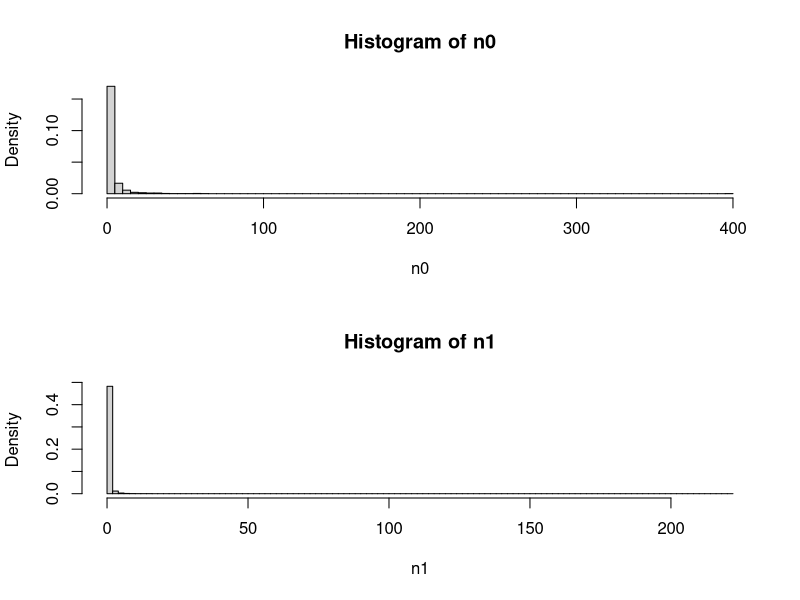
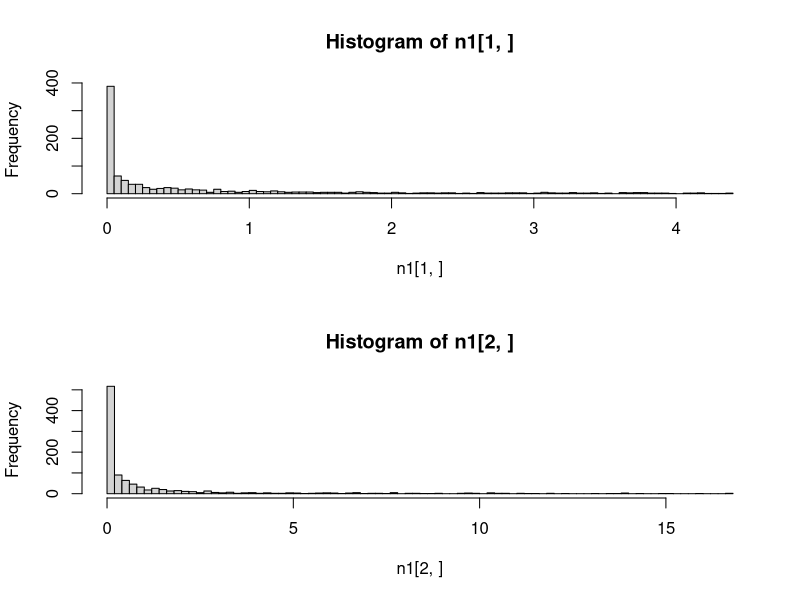
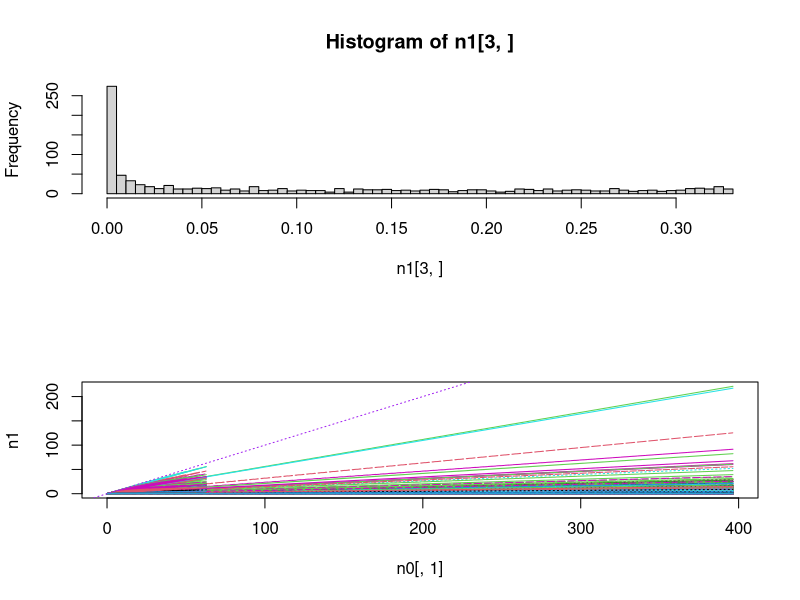
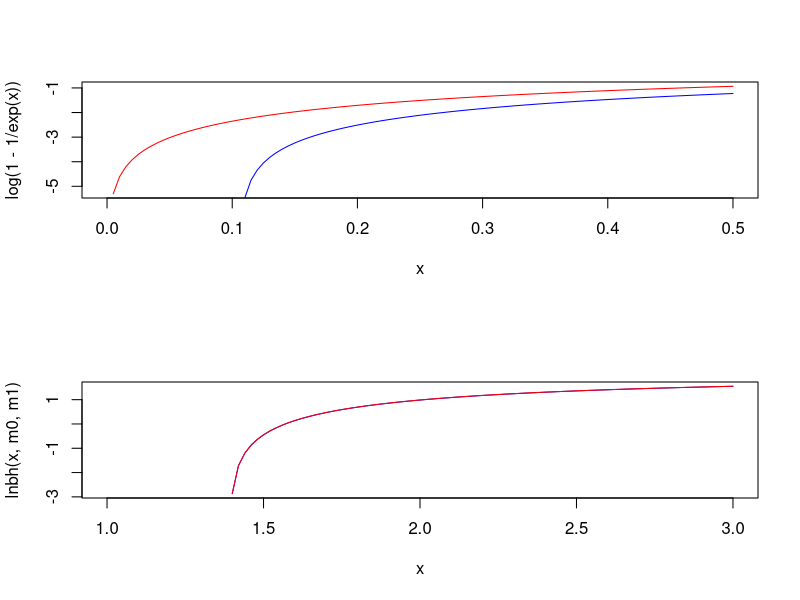
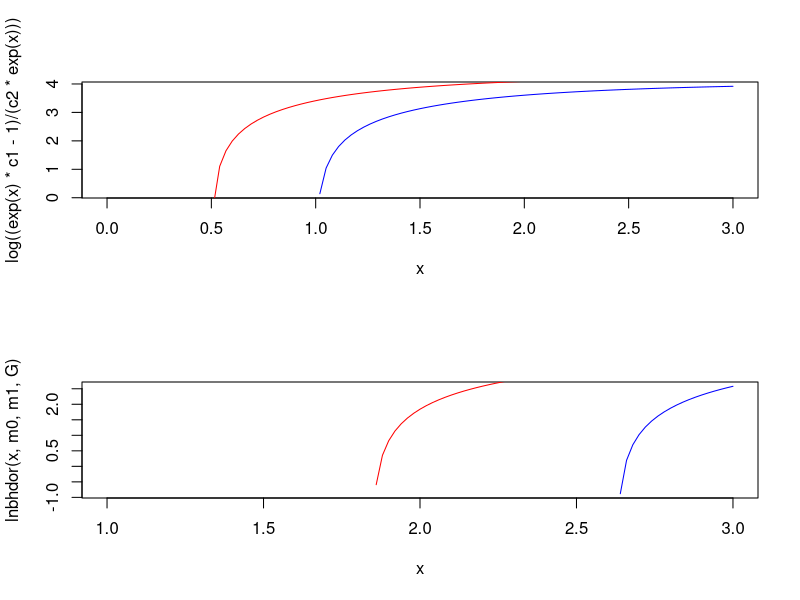
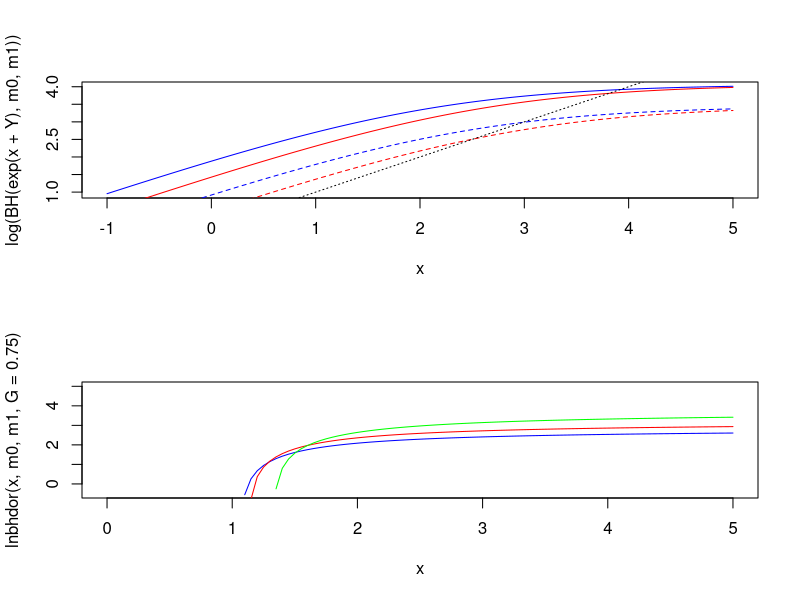
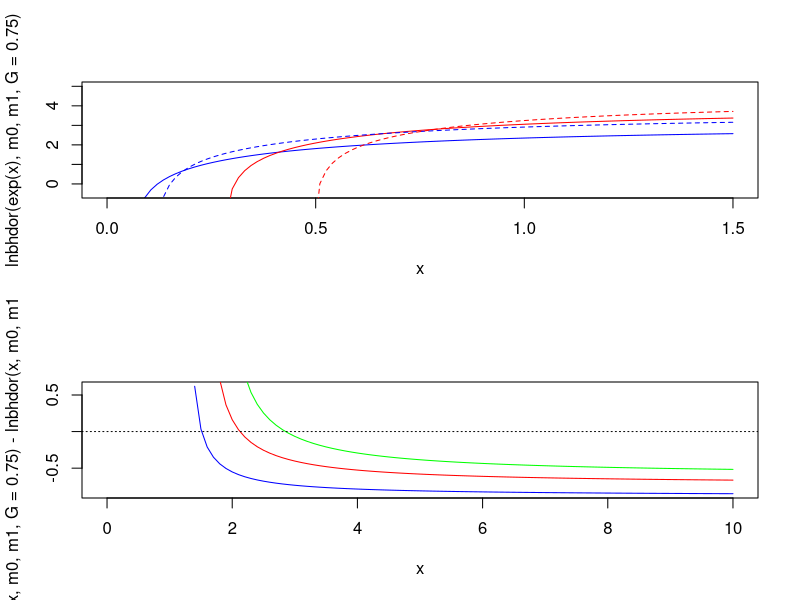
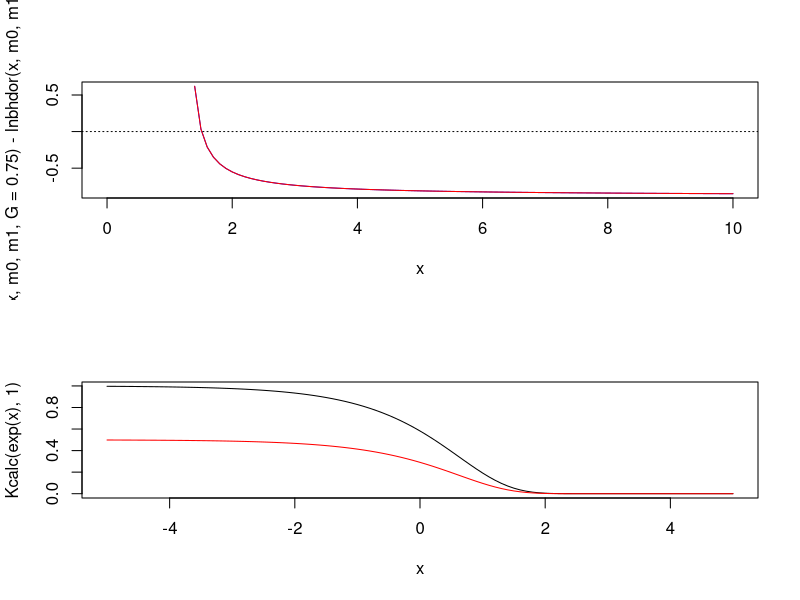

The R script that drew these images, in order: (Note: this script raises an error after producing the figures.)
####################################################################
# Explore how random variation in Beverton-Holt mortality function #
# affects the distribution of population sizes                     #
####################################################################

# Functions ---------------------------------------------------------------

BH <- function(n_in,m0,m1){
  n_out <- n_in * exp(-m0) / ( 1 + (m1/m0)*(1-exp(-m0))*n_in )
  return(n_out)
}
# assuming T = 1

lnbh <- function(y,m0,m1,T3=0.3){
  c1 <- exp(-m0*T3)
  c2 <- (1-exp(-m0)*T3)*m1/m0
  log((y*c1-1)/(c2*y))
}

lnbhdor <- function(Y,m0,m1,G,T3=0.3){
  S0 <- exp(-m0)
  c1 <- exp(-m0*T3)
  c2 <- (1-exp(-m0)*T3)*m1/m0
  log((c1*G*Y-G*S0+S0-1) / (c2*G*Y*((G-1)*S0+1)))
}

Kcalc <- function(m0,m1){
  exp(-m0)/( (1-exp(-m0)) * (m1/m0) )
} 
# assuming T=1


sGBH <- function(n_in,Y,m0,m1,G,T3=0.3){
  So <- exp(-m0)
  Sn <- exp(-m0*T3)
  n_in*((1-G)*So + G*Y*Sn / (1 + G*Y*(1-Sn)*(m1/m0)*n_in))
}

# Exploration -------------------------------------------------------------

ln0_min <- -5
ln0_max <- 0
nseq <- 10^3
neps <- 10^3
alpha_m <- 0.1
beta_m <- 1

# n0_seq <- exp(seq(ln0_min,ln0_max,length.out=nseq))
# eps_m <- seq(-1,1,length.out=neps)
n0_seq <- exp(rnorm(nseq,0,1.5))
eps_m <- rnorm(neps,0,2)
  
m0 <- m1 <- n0 <- n1 <- matrix(NA,nr=nseq,nc=neps)

m0[] <- rep(exp(outer(alpha_m,eps_m,"+")),each=nseq)
m1[] <- rep(exp(outer(beta_m,eps_m,"+")),each=nseq)
n0[] <- rep(n0_seq,times=neps)
n1 <- BH(n0,m0,m1)

par(mfrow=c(2,1))
hist(n0,breaks=100,prob=T)
hist(n1,breaks=100,prob=T)

hist(n1[1,],breaks=100)
hist(n1[2,],breaks=100)
hist(n1[3,],breaks=100)

matplot(n0[,1],n1,type="l")
abline(0,1,col="purple",lty=3)

(K <- BH(10^10,m0[1,],m1[1,]))

# Plant example -----------------------------------------------------------
  # From Yodzis and work on desert annuals

### Without seed dormancy

curve(log(1-1/exp(x)),col="red",xlim=c(0,0.5))
curve(log(0.9-1/exp(x)),col="blue",add=T)
# drop-off occurs earlier at lower K

m0 <- 1.1
m1 <- 0.1
curve(lnbh(x,m0,m1),col="blue",xlim=c(1,3))
m1 <- 0.01
curve(lnbh(x,m0,m1)-2.3,col="red",add=T)
# changing c2 only changes equilibrium N by constant factor (shifts intercept)

m0 <- 1
m1 <- 0.01
c1 <- exp(-m0)
c2 <- (1-exp(-m0))*m1/m0
curve(log((exp(x)*c1-1)/(c2*exp(x))),col="blue",xlim=c(0,3))
m0 <- 0.5
c1 <- exp(-m0)
c2 <- (1-exp(-m0))*m1/m0
curve(log((exp(x)*c1-1)/(c2*exp(x))),col="red",add=T)
# changing c1 -> drop-off occurs *earlier* at lower K

### With seed dormancy

G <- 0.4
m0 <- 1
m1 <- 0.01
curve(lnbhdor(x,m0,m1,G),col="blue",xlim=c(1,3))
m0 <- 0.5
curve(lnbhdor(x,m0,m1,G),col="red",add=T)
  # Same result with G - drop-off earlier for lower K

# How does Y affect BH curve? ---------------------------------------------

Y <- 3 # log scale
m0 <- 1
curve(log(BH(exp(x+Y),m0,m1)),col="blue",xlim=c(-1,5))
curve(log(BH(exp(x+Y-0.5),m0,m1)),col="red",add=T)
m0 <- 2
curve(log(BH(exp(x+Y),m0,m1)),col="blue",add=T,lty=2)
curve(log(BH(exp(x+Y-0.5),m0,m1)),col="red",add=T,lty=2)
abline(0,1,lty=3)
  # -0.5 -> reduce y by a freaction of exp(0.5)=1.6
  # decrease in y reduces equilibrium N by *more* when max popsize (K) is lower

# Y is just scaling up and down, changing c2 does the same thing?

# How does G affect BH curve? ---------------------------------------------

m0 <- 0.1
m1 <- 0.01
curve(lnbhdor(x,m0,m1,G=0.75),col="blue",xlim=c(0,5),ylim=c(-0.5,5))
curve(lnbhdor(x,m0,m1,G=0.5),col="red",add=T)
curve(lnbhdor(x,m0,m1,G=0.25),col="green",add=T)
  # above a certain Y, get more pop with high G, but as Y decreases, better to have low G

m0 <- 0.1
m1 <- 0.01
curve(lnbhdor(exp(x),m0,m1,G=0.75),col="blue",xlim=c(0,1.5),ylim=c(-0.5,5))
curve(lnbhdor(exp(x),m0,m1,G=0.25),col="red",add=T)
m0 <- 0.2
m1 <- 0.01
curve(lnbhdor(exp(x),m0,m1,G=0.75),col="blue",lty=2,add=T)
curve(lnbhdor(exp(x),m0,m1,G=0.25),col="red",lty=2,add=T)
  # When G is lower, reducing K has bigger effect on drop-off threshold for Y
  # (but will still always reduce it, so doesn't explain positive correlations)

m0 <- 0.1
m1 <- 0.01
curve(lnbhdor(x,m0,m1,G=0.75)-lnbhdor(x,m0,m1,G=0.25),col="blue",xlim=c(0,10))
m0 <- 0.2
m1 <- 0.01
curve(lnbhdor(x,m0,m1,G=0.75)-lnbhdor(x,m0,m1,G=0.25),col="red",add=T)
m0 <- 0.3
m1 <- 0.01
curve(lnbhdor(x,m0,m1,G=0.75)-lnbhdor(x,m0,m1,G=0.25),col="green",add=T)
abline(h=0,lty=3)
  # m1 -> lower germination favoured for given Y 

m0 <- 0.1
m1 <- 0.01
curve(lnbhdor(x,m0,m1,G=0.75)-lnbhdor(x,m0,m1,G=0.25),col="blue",xlim=c(0,10))
m0 <- 0.1
m1 <- 0.015
curve(lnbhdor(x,m0,m1,G=0.75)-lnbhdor(x,m0,m1,G=0.25),col="red",add=T)
abline(h=0,lty=3)
  # m2 -> proportional effect of G on dK is the same

# How does DI mortality relate to K? --------------------------------------

curve(Kcalc(exp(x),1),xlim=c(-5,5))
curve(Kcalc(exp(x),2),col="red",add=T)
  # higher m0 -> lower K

# Optimal G - constant environment ----------------------------------------

  # maximise equilibrium population size (ignoring extinction)

nY <- 5
nm0 <- 5
nm1 <- 5
nG <- 50

Yseq <- exp(seq(0,5,length.out=nY))
m0seq <- exp(seq(-3,0,length.out=nm0))
m1seq <- exp(seq(-3,0,length.out=nm1))
Gseq <- plogis(seq(-5,5,length.out=nG))

pd <- expand.grid(Y=Yseq,m0=m0seq,m1=m1seq,G=Gseq) # parameter data

lK_GY_plot <- function(m){
  require(reshape2)
  require(fields)
  pd$lK <- with(pd, lnbhdor(Y,m0,m1,G,T3=0.3))
  plotvars <- c("Y","G")
  pd1 <- subset(pd,m0==m & m1==m1seq[2],select=c(plotvars,"lK"))
  plotmat <- acast(melt(pd1,id=plotvars),G~Y)
  matplot(Gseq,plotmat,type="l",lty=1,col=tim.colors(nY))
}

par(mfrow=c(2,2),mar=c(3,3,2,2))
lK_GY_plot(m0seq[1])  
lK_GY_plot(m0seq[2])  
lK_GY_plot(m0seq[3])  
lK_GY_plot(m0seq[4])  
  # m1 has no impact on optimal phenotype (only affects value of K)
  # G=0 is never optimal
  # Lower Y favours *higher* G -> should have negative G~z relationship?
  # (These plots show optimal G in years with different Y?)
  # Higher m0 favours higher G

lK_YG_plot <- function(m){
  require(reshape2)
  require(fields)
  pd$lK <- with(pd, lnbhdor(Y,m0,m1,G,T3=0.3))
  plotvars <- c("Y","G")
  pd1 <- subset(pd,m0==m & m1==m1seq[2],select=c(plotvars,"lK"))
  plotmat <- acast(melt(pd1,id=plotvars),Y~G)
  matplot(log(Yseq),plotmat,type="l",lty=1,col=tim.colors(nG))
}

par(mfrow=c(2,2),mar=c(3,3,2,2))
lK_YG_plot(m0seq[1])  
lK_YG_plot(m0seq[2])  
lK_YG_plot(m0seq[3])  
lK_YG_plot(m0seq[4])
  # low G -> 
  # - earlier drop-off in N with Y
  # - larger proportional drop-offs in N with Y
  # so *more* affected by CC if lower G (even without plasticity)
  # this tallies with "lower Y -> higher optimal G" results

# Optimal G - variable environment ----------------------------------------

np <- nrow(pd) # number of parameter combinations
nb <- 100
nt <- 1000 + nb
ns <- 10 # n y sig
Ysigseq <- exp(seq(-1,1,length.out=ns))
N0 <- 1000

Narr <- Yarr <- array(dim=c(nt,ns,np))
m0arr <- m1arr <- Garr <- array(dim=c(ns,np))
m0arr[] <- rep(pd$m0,each=ns)
m1arr[] <- rep(pd$m1,each=ns)
Garr[] <- rep(pd$G,each=ns)

Yarr[] <- exp(
  rep(log(pd$Y),each=nt*ns)
  + rep(outer(rnorm(n=nt,mean=0,sd=1),Ysigseq),times=np)
) # only works because Y varies the fastest of all params in pd

Narr[1,,] <- N0

for(t in 2:nt){
  Narr[t,,] <- sGBH(Narr[t-1,,],Yarr[t,,],m0arr,m1arr,Garr)
}

lNarr <- log(Narr)
lNmuarr <- apply(lNarr[-(1:nb),,],2:3,mean)
lNsdarr <- apply(lNarr[-(1:nb),,],2:3,sd)

Nd <- expand.grid(Ysig=Ysigseq,Y=Yseq,m0=m0seq,m1=m1seq,G=Gseq)
Nd$lNmu <- as.vector(lNmuarr)
Nd$lNsd <- as.vector(lNsdarr)

lmu_Ysig_G_plot <- function(pY,pm0,pm1,xvar="G"){
  require(reshape2)
  require(fields)
  plotvars <- c("Ysig","G")
  Nd1 <- subset(Nd,Y==pY & m0==pm0 & m1==pm1,select=c(plotvars,"lNmu"))
  if(xvar=="G"){
    plotmat <- acast(melt(Nd1,id=plotvars),G~Ysig)
    matplot(Gseq,plotmat,type="l",lty=1,col=tim.colors(ns),ylim=c(1,4))
  }
  if(xvar=="Ysig"){
    plotmat <- acast(melt(Nd1,id=plotvars),Ysig~G)
    matplot(Ysigseq,plotmat,type="l",lty=1,col=tim.colors(nG),ylim=c(1,4))
  }
}

par(mfrow=c(2,2))
lmu_Ysig_G_plot(pY=Yseq[5],pm0=m0seq[3],pm1=m1seq[3])
lmu_Ysig_G_plot(pY=Yseq[5],pm0=m0seq[5],pm1=m1seq[3])
lmu_Ysig_G_plot(pY=Yseq[5],pm0=m0seq[3],pm1=m1seq[5])
lmu_Ysig_G_plot(pY=Yseq[2],pm0=m0seq[3],pm1=m1seq[3])
  # - high m0 reduces effect of variance on optimal G, 
  # possibly even leads to env var favouring high G?
  # - m1 again just shifts population size without changing optimum
  # - low Y accentuates effects of env var on G?  
  # - low Y seems to favour higher G (again)

  # fluctuations favour G<1

par(mfrow=c(2,2))
lmu_Ysig_G_plot(pY=Yseq[5],pm0=m0seq[3],pm1=m1seq[3],xvar="Ysig")
lmu_Ysig_G_plot(pY=Yseq[5],pm0=m0seq[5],pm1=m1seq[3],xvar="Ysig")
lmu_Ysig_G_plot(pY=Yseq[5],pm0=m0seq[3],pm1=m1seq[5],xvar="Ysig")
lmu_Ysig_G_plot(pY=Yseq[2],pm0=m0seq[3],pm1=m1seq[3],xvar="Ysig")

# Royama plots ------------------------------------------------------------

par(mfrow=c(2,2))
nN <- 100
Nseq <- exp(seq(0,5,length.out=nN))

r_sGBH_seq <- function(Y,m0,m1,G){
  log(sGBH(Nseq,Y,m0,m1,G)/Nseq)
}

Royama_matplot <- function(ppd,...){
  require(fields)
  require(plyr)
  colourvar <- ppd[,which(sapply(ppd,function(x) length(unique(x)))>1)]
  ncolours <- length(colourvar)
  rd <- mdply(ppd, r_sGBH_seq)
  rarr <- t(as.matrix(subset(rd,select=names(rd)[!names(rd) %in% names(pd)])))
  matplot(log(Nseq),rarr,type="l",lty=1,col=tim.colors(ncolours),...)
  abline(h=0,col="black",lty=3)
}

par(mfrow=c(2,2))
Royama_matplot(subset(pd, Y==Yseq[3] & m0==m0seq[3] & m1==m1seq[3]))
Royama_matplot(subset(pd, Y==Yseq[5] & m0==m0seq[3] & m1==m1seq[3]))
Royama_matplot(subset(pd, Y==Yseq[3] & m0==m0seq[5] & m1==m1seq[3]))
Royama_matplot(subset(pd, Y==Yseq[3] & m0==m0seq[3] & m1==m1seq[5]))
  # - increasing G increases stability but generally reduces K (unless at low G)
  # - when seed mortatlity is high, G doesn't affect K much

Royama_matplot(subset(pd, m0==m0seq[3] & m1==m1seq[3] & G==Gseq[5]),ylim=c(-1,2))
Royama_matplot(subset(pd, m0==m0seq[3] & m1==m1seq[3] & G==Gseq[20]),ylim=c(-1,2))
Royama_matplot(subset(pd, m0==m0seq[3] & m1==m1seq[3] & G==Gseq[30]),ylim=c(-1,2))
Royama_matplot(subset(pd, m0==m0seq[3] & m1==m1seq[3] & G==Gseq[50]),ylim=c(-1,2))
  # - env var has more positive effects when G is low and when population
  # size is low (DD-clim interaction)
  # - declines in reproduction can have *less* severe effects when G is high?

  # (for squared rainfall, can just compare what happens if return to low Y again)

Royama_matplot(subset(pd, m0==m0seq[2] & m1==m1seq[3] & G==Gseq[25]))
Royama_matplot(subset(pd, m0==m0seq[3] & m1==m1seq[3] & G==Gseq[25]))
Royama_matplot(subset(pd, m0==m0seq[4] & m1==m1seq[3] & G==Gseq[25]))
Royama_matplot(subset(pd, m0==m0seq[5] & m1==m1seq[3] & G==Gseq[25]))
  # higher mortality -> lower K but overall patterns pretty similar?

Royama_matplot(subset(pd, m0==m0seq[3] & m1==m1seq[2] & G==Gseq[25]))
Royama_matplot(subset(pd, m0==m0seq[3] & m1==m1seq[3] & G==Gseq[25]))
Royama_matplot(subset(pd, m0==m0seq[3] & m1==m1seq[4] & G==Gseq[25]))
Royama_matplot(subset(pd, m0==m0seq[3] & m1==m1seq[5] & G==Gseq[25]))
  # higher m2 -> higher stability, lower K 
  # (just shifts intercept, effect happens because of non-linear DD?)

# Optimal plastic G - variable environment --------------------------------

  # (no need for plasticity in constant environment)

alpha_G <- beta_Gz <- matrix(NA,nr=np,nc=np) 
alpha_G[] <- -tau_mu*sqrt(pi^2/(3*tau_sd^2))
beta_Gz[] <- sqrt(pi^2/(3*tau_sd^2))
# based on Godfray & Rees 2002

  # - plot fitness distribution over different environments, calculate width to
  # quantify degree of bet-hedging
  # - can also infer effects of plasticity by looking at plots showing response 
  # to environment for different germination fractions (effectively 3d plots for
  # cue / environment)
